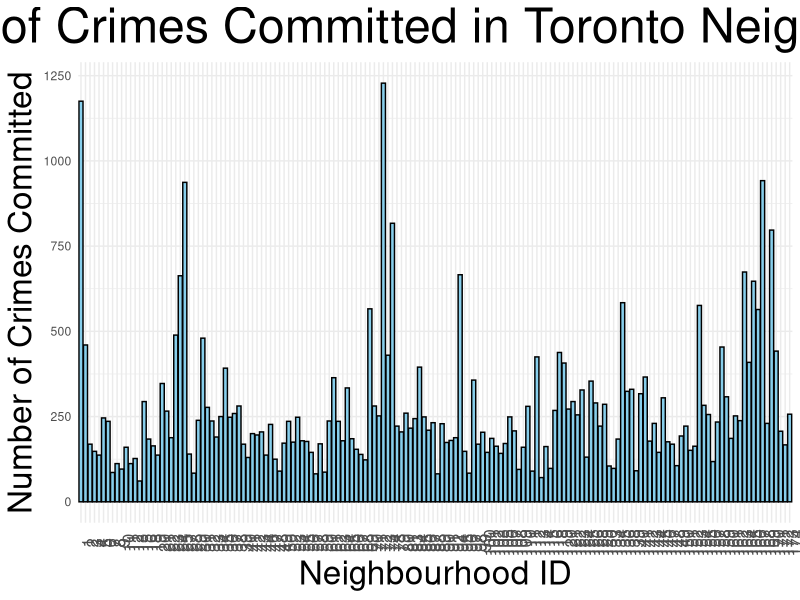
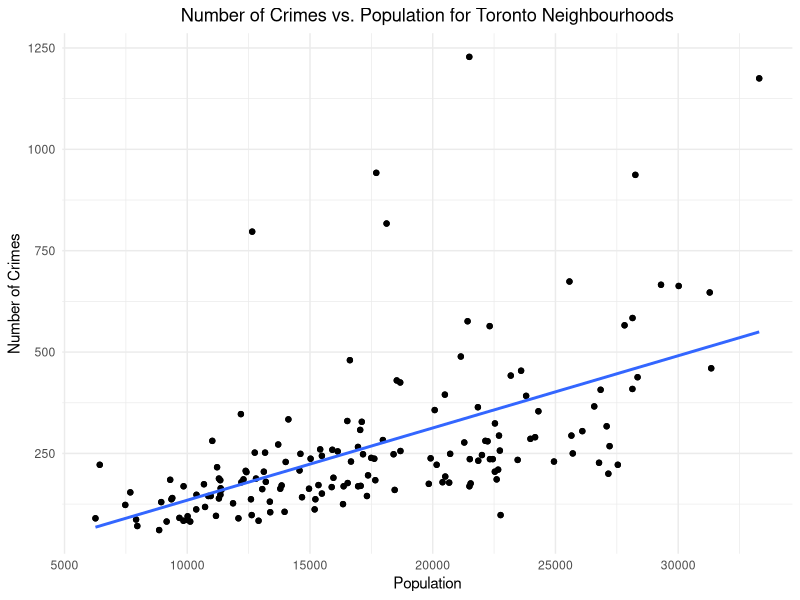
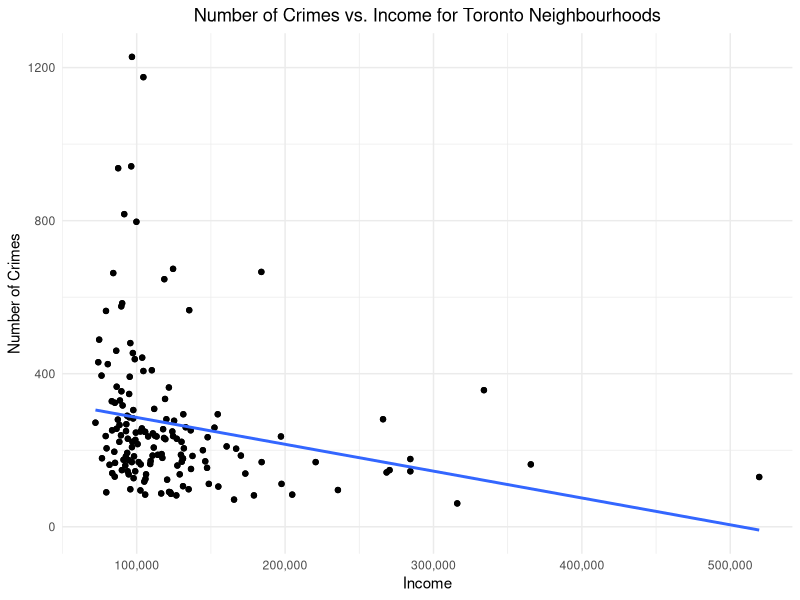

Generate these figures, in order, with R:
## ---- chunk 1
#| message: false
#| echo: false

#### Workspace set-up ####

## Load packages
library(tidyverse) # a collection of data-related packages
library(knitr) # for kable
library(kableExtra)
library(here)
library(ggbeeswarm)

#### Read in cleaned data ####

cleaned_crimes_data <- read_csv(file = here("outputs/data/crimes_cleaned_data.csv"), show_col_types = FALSE)
cleaned_neighbourhood_data <- read_csv(file = here("outputs/data/neighbourhood_cleaned_data.csv"), show_col_types = FALSE)
final_neighbourhood_data <- read_csv(file = here("outputs/data/hood_crime_analysis_data.csv"), show_col_types = FALSE)
## ---- chunk 2
#| echo: false
#| message: false
#| label: tbl-cleaned-crimes-data
#| tbl-cap: Sample of Cleaned 2020 Toronto Neighbourhoods Crime Data

#referenced kable stying from https://github.com/christina-wei/INF3104-1-Covid-Clinics/blob/main/outputs/paper/covid_clinics.qmd
head(cleaned_crimes_data, 5) |>
  kable(
    col.names = c("Neighbourhood Name", "Hood ID", "Number of Crimes Committed"),
    booktabs = TRUE
  )

## ---- chunk 3
#| echo: false
#| message: false
#| label: tbl-cleaned-neihbourhood-profile-data
#| tbl-cap: Sample of Cleaned 2020 Toronto Neighbourhood Profile Data

head(cleaned_neighbourhood_data, 5) |>
  kable(
    col.names = c("Hood ID", "Popluation", "Income"),
    booktabs = TRUE
  )
## ---- chunk 4
#| echo: false
#| message: false
#| label: tbl-summarized-neighbourhood-profiles
#| tbl-cap: Sample of Combined Toronto Neighbourhood Crime, Income and Population Data

head(final_neighbourhood_data, 10) |>
  arrange (hood_id) |>
  relocate(any_of(c("hood_id", "neighbourhood", "number_of_crimes", "population", "income"))) |>
  kable(
    booktabs = TRUE,
    col.names = c("Hood ID", "Neighbourhood Name", "Number of Crimes", "Population", "Income"),
    align = c("c", "l", "c", "c", "c")
        )
## ---- chunk 5
#| message: false
#| echo: false
#| label: fig-crimes-committed
#| fig-cap: Number of Crimes Committed in Toronto Neighbourhoods
#| fig-width: 25
#| fig-height: 8

cleaned_crimes_data %>%
  ggplot(mapping = aes(x = factor(hood_id), y = number_of_crimes)) +
  geom_bar(stat = "identity", fill = "skyblue", color = "black") +
  labs(
    title = "Number of Crimes Committed in Toronto Neighbourhoods",
    x = "Neighbourhood ID",
    y = "Number of Crimes Committed"
  ) +
  theme_minimal() +
  theme(axis.text.x = element_text(angle = 90, size = 12),  # Adjust the font size of x-axis labels
        plot.title = element_text(size = 35, hjust = 0.5),  # Adjust the title font size
        axis.title = element_text(size = 24))   # Adjust the axis title font size
## ---- chunk 6
#| echo: false
#| message: false
#| warning: false
#| label: fig-compare-crimes-population
#| fig-cap: "Correlations between Number of Crimes and Population"

final_neighbourhood_data |>
  ggplot(aes(x = population, y = number_of_crimes)) + 
  geom_point() +
  geom_beeswarm() +
  geom_smooth(method=lm, se=FALSE) + 
  labs(
    title = "Number of Crimes vs. Population for Toronto Neighbourhoods",
    x = "Population",
    y = "Number of Crimes"
  ) +
  theme_minimal() +
  theme(plot.title = element_text(hjust = 0.5)) 

## ---- chunk 7
#| echo: false
#| message: false
#| warning: false
#| label: fig-compare-crimes-income
#| fig-cap: "Correlations between Number of Crimes and Income"

final_neighbourhood_data |>
  ggplot(aes(x = income, y = number_of_crimes)) + 
  geom_point() +
  geom_beeswarm() +
  geom_smooth(method=lm, se=FALSE) + 
  labs(
    title = "Number of Crimes vs. Income for Toronto Neighbourhoods",
    x = "Income",
    y = "Number of Crimes"
  ) +
  theme_minimal() +
  theme(plot.title = element_text(hjust = 0.5)) +
  scale_x_continuous(labels = scales::comma_format()) 
